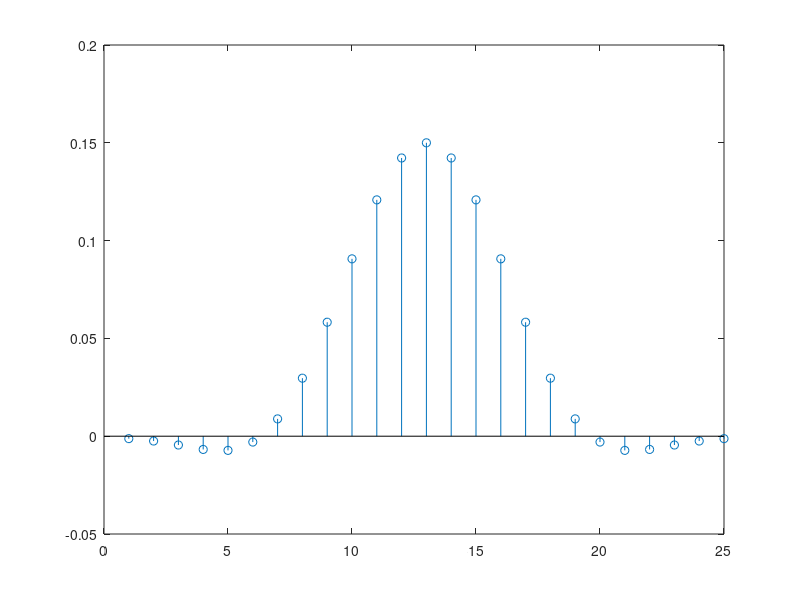
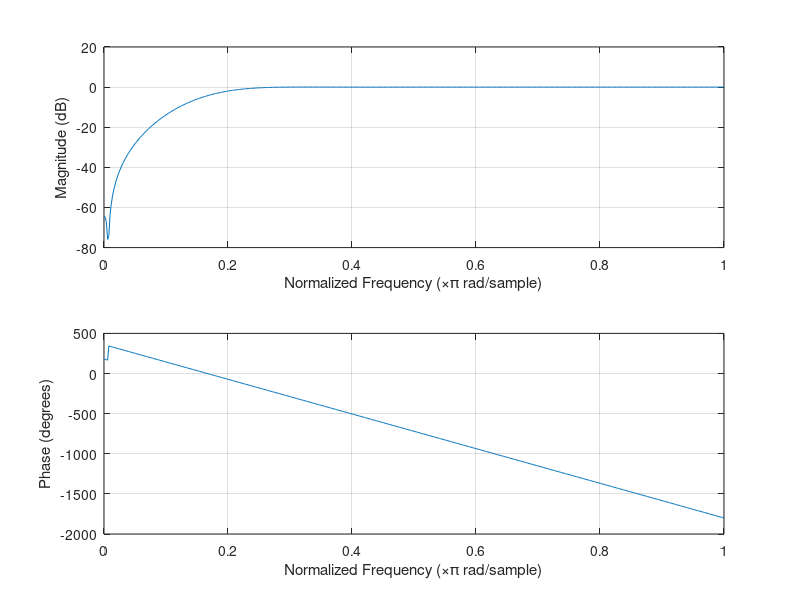

These charts were generated, in order, by the following MATLAB code:
%% Federal University of Rio Grande do Norte
% Digital Signal Processing
% Author: Danilo Pena
% Description: FIR filter

% Frequ�ncia de corte
wc = 0.15*pi;
% Metade da largura da janela
M = 12;
% Janela
w = hamming(2*M+1)';
% Janela FPB ideal
h = sin(wc*[-M:M])./(pi*[-M:M]).*w;
% ponto central � dividido por zero
h([M M+1 M+2])
% .. ent�o substituimos na m�o (para o valor correto)
h(M+1) = wc/pi*w(M+1);  % w(M+1) == 1.0, ponto central da janela
% resposta ao impulso
stem(h)
figure ()
subplot(211)
% .. 
% Resposta em frequ�ncia
freqz(h)

pause
% Convertendo para um filtro passa-alta:
% Precisa subtrair de um filtro unit�rio (um impulso)
% com a mesma fase linear (atraso)
h0 = zeros(1, 2*M+1);
h0(M+1) = 1;
freqz(h0-h);